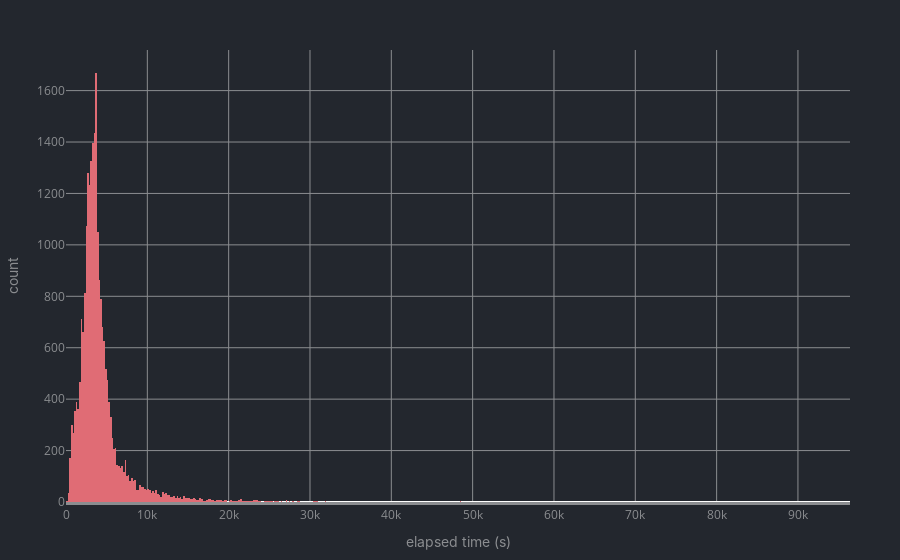

Notebook code for this chart:
### Code cell
my_freqdist(data['elapsed time (s)'])

### Figure 1 — Plotly figure (JSON) as saved in the notebook; plotly's stock layout.template omitted (floating-point values rounded to 4 significant figures; data arrays with more than 128 entries replaced by an {"elided": "..."} marker saying what was removed)
{"data": [{"alignmentgroup": "True", "bingroup": "x", "hovertemplate": "elapsed time (s)=%{x}<br>count=%{y}<extra></extra>", "legendgroup": "", "marker": {"color": "#e06c75", "pattern": {"shape": ""}}, "name": "", "offsetgroup": "", "orientation": "v", "showlegend": false, "type": "histogram", "x": {"elided": "23182 int values"}, "xaxis": "x", "yaxis": "y"}], "layout": {"autosize": true, "barmode": "relative", "font": {"color": "#8b8d90"}, "legend": {"tracegroupgap": 0}, "margin": {"b": 50, "l": 50, "r": 50, "t": 50}, "paper_bgcolor": "#23272e", "plot_bgcolor": "#23272e", "xaxis": {"anchor": "y", "domain": [0, 1], "gridcolor": "#8b8d90", "linecolor": "#8b8d90", "linewidth": 3, "title": {"font": {"family": "Inter"}, "text": "elapsed time (s)"}}, "yaxis": {"anchor": "x", "domain": [0, 1], "gridcolor": "#8b8d90", "title": {"font": {"family": "Inter"}, "text": "count"}}}}
